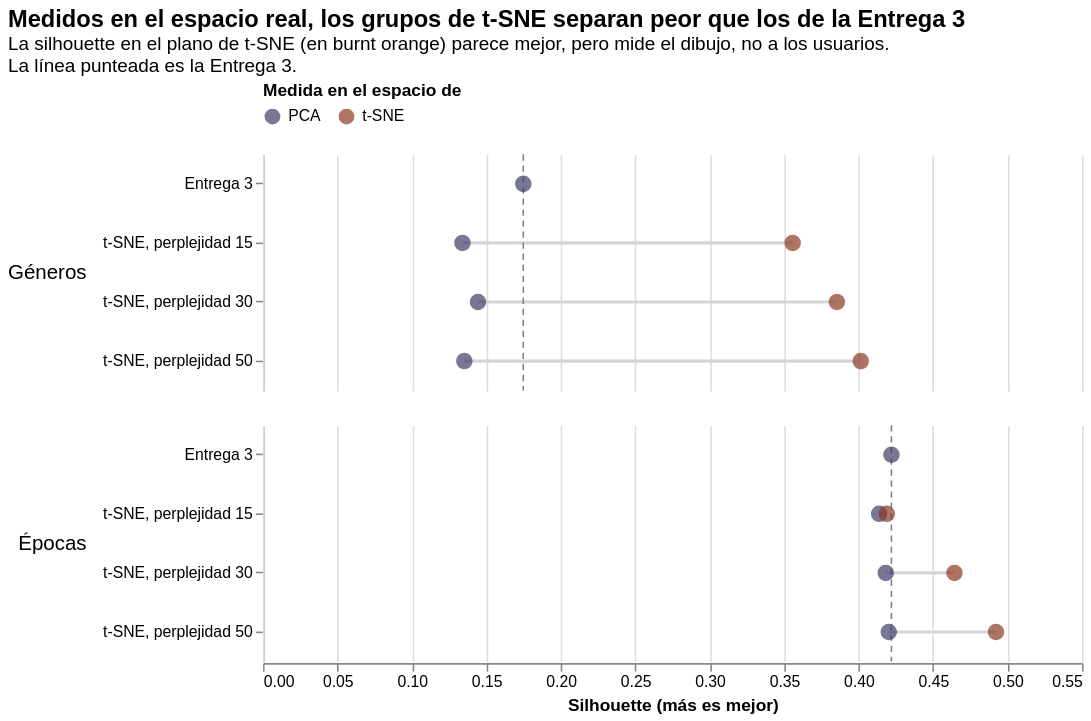

Notebook source saved alongside this figure:
### Markdown cell above
### La trampa

Si miramos la **silhouette en el plano de t-SNE**, agrupar sobre t-SNE parece duplicar la
separación en géneros. Pero t-SNE está construido para juntar lo parecido y alejar lo distinto en el
dibujo: cualquier partición medida sobre ese dibujo sale favorecida. La pregunta correcta es si los
grupos nuevos separan mejor **a los usuarios**, y eso se mide en el espacio real.

### Code cell
largo = resultados.melt(id_vars=["espacio", "agrupamiento", "perplejidad"],
                        value_vars=["silhouette en PCA", "silhouette en t-SNE"],
                        var_name="medida en", value_name="silhouette").dropna()
largo["medida en"] = largo["medida en"].str.replace("silhouette en ", "")
largo["caso"] = np.where(largo["agrupamiento"].str.contains("PCA"), "Entrega 3",
                         "t-SNE, perplejidad " + largo["perplejidad"])
orden = ["Entrega 3"] + [f"t-SNE, perplejidad {p}" for p in PERPLEJIDADES]

# una faceta exige un solo origen de datos: las tres capas parten de un gráfico sin datos
base = alt.Chart()
regla = base.transform_filter("datum.caso == 'Entrega 3'").mark_rule(
    color=GRIS, strokeDash=[4, 3]).encode(x="silhouette:Q")
puntos = base.mark_point(filled=True, size=110).encode(
    x=alt.X("silhouette:Q", title="Silhouette (más es mejor)", scale=alt.Scale(domain=[0, 0.55])),
    y=alt.Y("caso:N", sort=orden, title=None),
    color=alt.Color("medida en:N", title="Medida en el espacio de", legend=alt.Legend(orient="top"),
                    scale=alt.Scale(domain=["PCA", "t-SNE"], range=[NAVY, QUEMADO])),
    tooltip=["espacio", "caso", "medida en", alt.Tooltip("silhouette:Q", format=".3f")])
lineas = base.mark_rule(color="#d4d4da", strokeWidth=2).encode(
    x="min(silhouette):Q", x2="max(silhouette):Q", y=alt.Y("caso:N", sort=orden))

alt.layer(lineas, regla, puntos, data=largo).properties(width=520, height=150).facet(
    row=alt.Row("espacio:N", title=None, header=alt.Header(labelFontSize=13, labelAngle=0, labelAlign="left"))
).properties(title=alt.Title(
    "Medidos en el espacio real, los grupos de t-SNE separan peor que los de la Entrega 3",
    subtitle=["La silhouette en el plano de t-SNE (en burnt orange) parece mejor, pero mide el dibujo, no a los usuarios.",
              "La línea punteada es la Entrega 3."], anchor="start", fontSize=15)
).configure_view(stroke=None)

### Figure 1 — Vega-Lite specification as saved in the notebook (floating-point values rounded to 4 significant figures)
{"config": {"view": {"continuousWidth": 300, "continuousHeight": 300, "stroke": null}}, "data": {"name": "data-8d76eedb00d66ab24513720fb04bdd8b"}, "facet": {"row": {"field": "espacio", "header": {"labelAlign": "left", "labelAngle": 0, "labelFontSize": 13}, "title": null, "type": "nominal"}}, "spec": {"layer": [{"mark": {"type": "rule", "color": "#d4d4da", "strokeWidth": 2}, "encoding": {"x": {"aggregate": "min", "field": "silhouette", "type": "quantitative"}, "x2": {"aggregate": "max", "field": "silhouette"}, "y": {"field": "caso", "sort": ["Entrega 3", "t-SNE, perplejidad 15", "t-SNE, perplejidad 30", "t-SNE, perplejidad 50"], "type": "nominal"}}}, {"mark": {"type": "rule", "color": "#80818f", "strokeDash": [4, 3]}, "encoding": {"x": {"field": "silhouette", "type": "quantitative"}}, "transform": [{"filter": "datum.caso == 'Entrega 3'"}]}, {"mark": {"type": "point", "filled": true, "size": 110}, "encoding": {"color": {"field": "medida en", "legend": {"orient": "top"}, "scale": {"domain": ["PCA", "t-SNE"], "range": ["#3e3f66", "#8b3a26"]}, "title": "Medida en el espacio de", "type": "nominal"}, "tooltip": [{"field": "espacio", "type": "nominal"}, {"field": "caso", "type": "nominal"}, {"field": "medida en", "type": "nominal"}, {"field": "silhouette", "format": ".3f", "type": "quantitative"}], "x": {"field": "silhouette", "scale": {"domain": [0, 0.55]}, "title": "Silhouette (más es mejor)", "type": "quantitative"}, "y": {"field": "caso", "sort": ["Entrega 3", "t-SNE, perplejidad 15", "t-SNE, perplejidad 30", "t-SNE, perplejidad 50"], "title": null, "type": "nominal"}}}], "height": 150, "width": 520}, "title": {"text": "Medidos en el espacio real, los grupos de t-SNE separan peor que los de la Entrega 3", "anchor": "start", "fontSize": 15, "subtitle": ["La silhouette en el plano de t-SNE (en burnt orange) parece mejor, pero mide el dibujo, no a los usuarios.", "La línea punteada es la Entrega 3."]}, "$schema": "https://vega.github.io/schema/vega-lite/v6.4.1.json", "datasets": {"data-8d76eedb00d66ab24513720fb04bdd8b": [{"espacio": "Géneros", "agrupamiento": "K-means sobre PCA (Entrega 3)", "perplejidad": "—", "medida en": "PCA", "silhouette": 0.1748, "caso": "Entrega 3"}, {"espacio": "Géneros", "agrupamiento": "K-means sobre t-SNE", "perplejidad": "15", "medida en": "PCA", "silhouette": 0.1339, "caso": "t-SNE, perplejidad 15"}, {"espacio": "Géneros", "agrupamiento": "K-means sobre t-SNE", "perplejidad": "30", "medida en": "PCA", "silhouette": 0.1443, "caso": "t-SNE, perplejidad 30"}, {"espacio": "Géneros", "agrupamiento": "K-means sobre t-SNE", "perplejidad": "50", "medida en": "PCA", "silhouette": 0.1352, "caso": "t-SNE, perplejidad 50"}, {"espacio": "Épocas", "agrupamiento": "K-means sobre PCA (Entrega 3)", "perplejidad": "—", "medida en": "PCA", "silhouette": 0.422, "caso": "Entrega 3"}, {"espacio": "Épocas", "agrupamiento": "K-means sobre t-SNE", "perplejidad": "15", "medida en": "PCA", "silhouette": 0.4137, "caso": "t-SNE, perplejidad 15"}, {"espacio": "Épocas", "agrupamiento": "K-means sobre t-SNE", "perplejidad": "30", "medida en": "PCA", "silhouette": 0.4182, "caso": "t-SNE, perplejidad 30"}, {"espacio": "Épocas", "agrupamiento": "K-means sobre t-SNE", "perplejidad": "50", "medida en": "PCA", "silhouette": 0.4202, "caso": "t-SNE, perplejidad 50"}, {"espacio": "Géneros", "agrupamiento": "K-means sobre t-SNE", "perplejidad": "15", "medida en": "t-SNE", "silhouette": 0.3557, "caso": "t-SNE, perplejidad 15"}, {"espacio": "Géneros", "agrupamiento": "K-means sobre t-SNE", "perplejidad": "30", "medida en": "t-SNE", "silhouette": 0.3854, "caso": "t-SNE, perplejidad 30"}, {"espacio": "Géneros", "agrupamiento": "K-means sobre t-SNE", "perplejidad": "50", "medida en": "t-SNE", "silhouette": 0.4014, "caso": "t-SNE, perplejidad 50"}, {"espacio": "Épocas", "agrupamiento": "K-means sobre t-SNE", "perplejidad": "15", "medida en": "t-SNE", "silhouette": 0.4189, "caso": "t-SNE, perplejidad 15"}, {"espacio": "Épocas", "agrupamiento": "K-means sobre t-SNE", "perplejidad": "30", "medida en": "t-SNE", "silhouette": 0.4643, "caso": "t-SNE, perplejidad 30"}, {"espacio": "Épocas", "agrupamiento": "K-means sobre t-SNE", "perplejidad": "50", "medida en": "t-SNE", "silhouette": 0.4922, "caso": "t-SNE, perplejidad 50"}]}}
